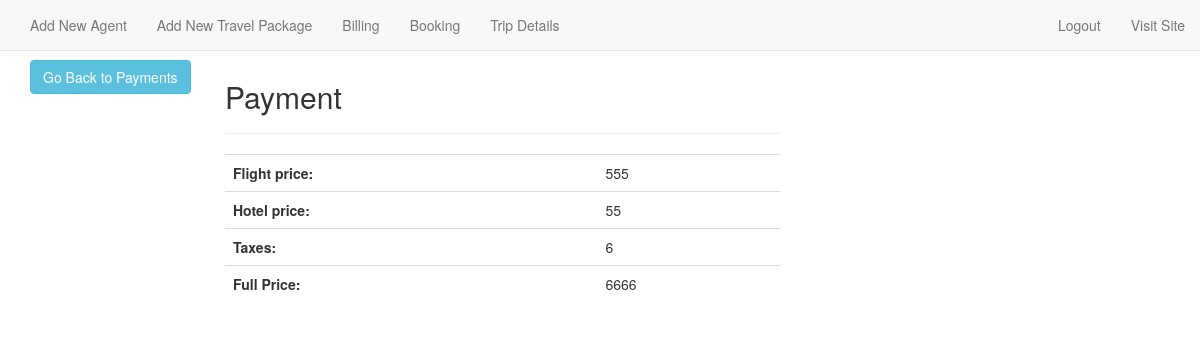
Screenshot of /showbill.php?id=56 with the database file from the repository.
### tables this page shows
CREATE TABLE `payment` (
  `paymentid` int(11) NOT NULL,
  `id` varchar(255) NOT NULL,
  `username` varchar(100) NOT NULL,
  `flight` int(255) NOT NULL,
  `hotel` int(255) NOT NULL,
  `taxes` int(255) NOT NULL,
  `fullprice` int(255) NOT NULL
);

### showbill.php (the view, shortened to what this page needs)
<?php
   $id= $_GET['id'];
   $conn=mysqli_connect('localhost','root','','brontetravelagency');
   $sql="SELECT * FROM payment WHERE id='$id'";
   $result=mysqli_query($conn,$sql);
   $payment=mysqli_fetch_assoc($result);
?>
<!DOCTYPE html>
<html lang="en">
  <head>
    <link href="css/bootstrap.min.css" rel="stylesheet">
  </head>
  <body>
    <br><br><br>
	 <?php include 'navbar_admin.php';?>
    <div class="container">
      <div class="row">
        <div class="col-md-2">
          <a class="btn btn-info" href="indexbill.php">Go Back to Payments</a>
        </div>
        <div class="col-md-6">
        <h2>Payment</h2>
        <hr>
        <table class="table" >
          <tr>
            <th >Flight price:</th>
            <td><?php echo $payment['flight']; ?></td>
          </tr>
          <tr>
            <th >Hotel price:</th>
            <td><?php echo $payment['hotel']; ?></td>
          </tr>
          <tr>
            <th >Taxes:</th>
            <td><?php echo $payment['taxes']; ?></td>
          </tr>
          <tr>
            <th >Full Price:</th>
            <td><?php echo $payment['fullprice']; ?></td>
          </tr>
        </table>
        </div>
      </div>
    </div>
  </body>
</html>

### rows the page displays
payment: flight "555", hotel "55", taxes "6", fullprice "6666"
